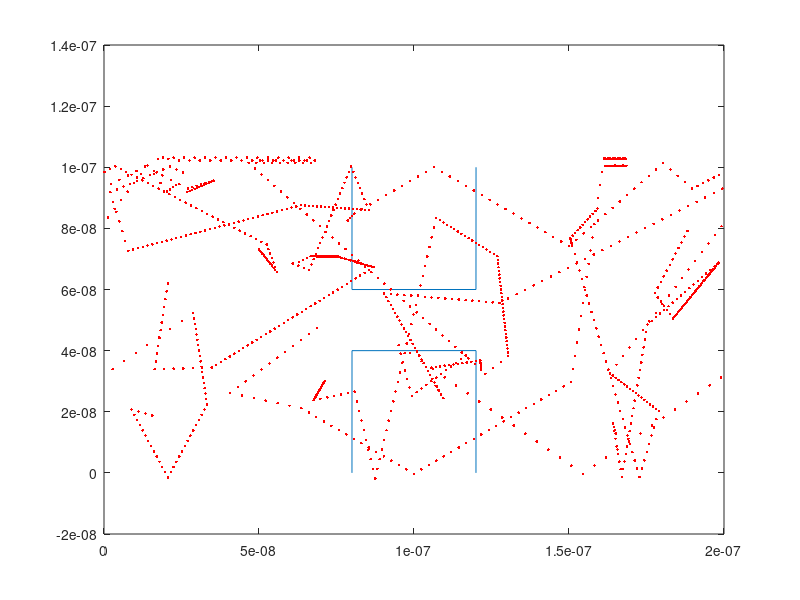
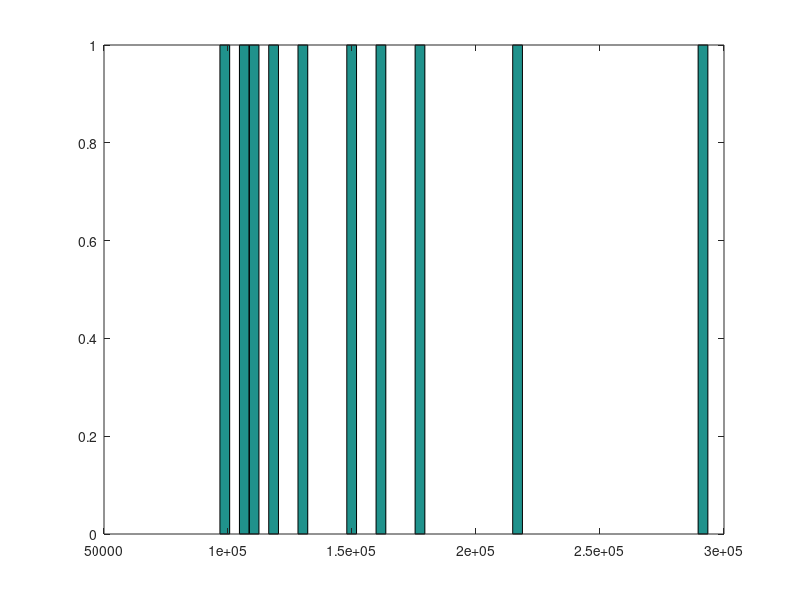

Write MATLAB code to recreate these figures, in order.
close all
clear all
clc

%dimensions of the box (nm)
W = 100e-9;
L = 200e-9;

%1000 electrons in the box (sometimes set to much lower value for testing)
np = 10;

tau = 0.2e-12;
K = 1.38e-23;
m = 0.26*9.11e-31;
T = 300;

%generating the random positions of the electrons
xp = rand(np, 1)*L;
yp = rand(np, 1)*W;

plot(xp, yp, '.r')
hold on
line([0.7999e-7 0.80001e-7],[0 0.4e-7]) %better way?
line([1.1999e-7 1.2001e-7],[0 0.4e-7])
line([0.8e-7 1.2e-7], [0.3999e-7 0.4001e-7])

line([0.7999e-7 0.80001e-7],[0.6e-7 1e-7])
line([1.1999e-7 1.2001e-7],[0.6e-7 1e-7])
line([0.8e-7 1.2e-7], [0.5999e-7 0.60001e-7])

%make them move; generating random velocities
vth = sqrt(2*K*T/m);

vx = randn(np,1)*vth/sqrt(2); 
vy = randn(np,1)*vth/sqrt(2);

dt = L/100/vth;

for t = 1:100
    
    %change in distance, ie how much an electron moves in x & y direction
    dx = dt*vx;
    dy = dt*vy;
    
    x = xp + dx; 
    y = yp + dy; 
    
    % if a partcile goes too far right
    gx = x > L;
    x(gx) = x(gx) - L;
    % if partcle goes too far left
    lx = x < 0;
    x(lx) = x(lx) + L;
    
    %if particle touches the top or bottom, it must reflect (change the
    %velocity sign!
    gy = y > W; 
    vy(gy) = -vy(gy);
        
    ly = y < 0;
    vy(ly) = -vy(ly);    
    
    % boxes
    % bottom box, sides
    bbs = ((x > 0.8e-7 & x < 1.2e-7) & y < 0.4e-7);
    if(xp < x)
        vx(bbs) = - vx(bbs);
    end
    % bottom box, top
%     bbt = ((x < 0.8e-7 & x > 1.2e-7) & y > 0.4e-7);
%     vy(bbt) = - vy(bbt);
     
    %top box, sides
%     tbs = ((x == 0.8e-7 | x== 1.2e-7) & y > 0.8e-7);
%     vx(tbs) = - vx(tbs);
    %top box, bottom
%     tbb = ((x < 0.8e-7 & x > 1.2e-7) & y > 0.8e-7);
%     vy(tbb) = - vy(tbb);
        
    % Scattering Code begins
    Pscat = 1 - exp(-dt/tau);

    if (Pscat > rand())
        %assign new v for a particle where Pscat is greater than random value
        vx = randn(np,1)*vth/sqrt(2);
        vy = randn(np,1)*vth/sqrt(2);
    end    
       
    %plotting trajectories 
    plot (x, y, '.r')
    
    xp = x;
    yp = y;
    
    % Plotting temperature 
    Temp = (vth.^2)*m/(2*K);
  
%     figure;
%     plot(t, Temp)
    
    pause(0.1)
end 

%Histogram plot of the speeds
vavg = sqrt(vx.^2 + vy.^2);
figure;
hist(vavg, 50);


    